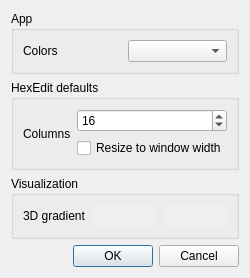
<?xml version="1.0" encoding="UTF-8"?>
<ui version="4.0">
 <class>OptionsDialog</class>
 <widget class="QDialog" name="OptionsDialog">
  <property name="geometry">
   <rect>
    <x>0</x>
    <y>0</y>
    <width>223</width>
    <height>266</height>
   </rect>
  </property>
  <property name="windowTitle">
   <string>Options</string>
  </property>
  <layout class="QVBoxLayout" name="verticalLayout">
   <item>
    <widget class="QGroupBox" name="gbApp">
     <property name="title">
      <string>App</string>
     </property>
     <layout class="QGridLayout" name="gridLayout_2">
      <item row="2" column="0">
       <layout class="QHBoxLayout" name="horizontalLayout">
        <item>
         <widget class="QLabel" name="labelHexEditColors">
          <property name="text">
           <string>Colors</string>
          </property>
         </widget>
        </item>
        <item>
         <widget class="QComboBox" name="colorsBox">
          <property name="editable">
           <bool>false</bool>
          </property>
          <property name="currentIndex">
           <number>-1</number>
          </property>
         </widget>
        </item>
       </layout>
      </item>
     </layout>
    </widget>
   </item>
   <item>
    <widget class="QGroupBox" name="gbHexEdit">
     <property name="title">
      <string>HexEdit defaults</string>
     </property>
     <layout class="QVBoxLayout" name="verticalLayout_3">
      <item>
       <layout class="QHBoxLayout" name="horizontalLayout_2">
        <item>
         <widget class="QLabel" name="hexColumnsLabel">
          <property name="text">
           <string>Columns</string>
          </property>
         </widget>
        </item>
        <item>
         <layout class="QVBoxLayout" name="verticalLayout_2">
          <item>
           <widget class="QSpinBox" name="hexColumnsSpinBox">
            <property name="minimum">
             <number>1</number>
            </property>
            <property name="maximum">
             <number>1024</number>
            </property>
            <property name="value">
             <number>16</number>
            </property>
           </widget>
          </item>
          <item>
           <widget class="QCheckBox" name="hexColumnsAutoCheckBox">
            <property name="text">
             <string>Resize to window width</string>
            </property>
           </widget>
          </item>
         </layout>
        </item>
       </layout>
      </item>
     </layout>
    </widget>
   </item>
   <item>
    <widget class="QGroupBox" name="gbVisualization">
     <property name="title">
      <string>Visualization</string>
     </property>
     <layout class="QVBoxLayout" name="verticalLayout_4">
      <item>
       <layout class="QFormLayout" name="formLayout">
        <item row="0" column="0">
         <widget class="QLabel" name="gradientLabel">
          <property name="sizePolicy">
           <sizepolicy hsizetype="Minimum" vsizetype="Preferred">
            <horstretch>0</horstretch>
            <verstretch>0</verstretch>
           </sizepolicy>
          </property>
          <property name="text">
           <string>3D gradient</string>
          </property>
         </widget>
        </item>
        <item row="0" column="1">
         <layout class="QHBoxLayout" name="horizontalLayout_3">
          <item>
           <widget class="QPushButton" name="colorBeginButton">
            <property name="sizePolicy">
             <sizepolicy hsizetype="MinimumExpanding" vsizetype="Fixed">
              <horstretch>0</horstretch>
              <verstretch>0</verstretch>
             </sizepolicy>
            </property>
            <property name="autoFillBackground">
             <bool>true</bool>
            </property>
            <property name="text">
             <string/>
            </property>
            <property name="flat">
             <bool>true</bool>
            </property>
           </widget>
          </item>
          <item>
           <widget class="QPushButton" name="colorEndButton">
            <property name="sizePolicy">
             <sizepolicy hsizetype="MinimumExpanding" vsizetype="Fixed">
              <horstretch>0</horstretch>
              <verstretch>0</verstretch>
             </sizepolicy>
            </property>
            <property name="autoFillBackground">
             <bool>true</bool>
            </property>
            <property name="text">
             <string/>
            </property>
            <property name="flat">
             <bool>true</bool>
            </property>
           </widget>
          </item>
         </layout>
        </item>
       </layout>
      </item>
     </layout>
    </widget>
   </item>
   <item>
    <widget class="QDialogButtonBox" name="buttonBox">
     <property name="orientation">
      <enum>Qt::Horizontal</enum>
     </property>
     <property name="standardButtons">
      <set>QDialogButtonBox::Cancel|QDialogButtonBox::Ok</set>
     </property>
    </widget>
   </item>
  </layout>
 </widget>
 <tabstops>
  <tabstop>buttonBox</tabstop>
 </tabstops>
 <resources/>
 <connections>
  <connection>
   <sender>buttonBox</sender>
   <signal>rejected()</signal>
   <receiver>OptionsDialog</receiver>
   <slot>reject()</slot>
   <hints>
    <hint type="sourcelabel">
     <x>290</x>
     <y>160</y>
    </hint>
    <hint type="destinationlabel">
     <x>286</x>
     <y>168</y>
    </hint>
   </hints>
  </connection>
  <connection>
   <sender>buttonBox</sender>
   <signal>accepted()</signal>
   <receiver>OptionsDialog</receiver>
   <slot>accept()</slot>
   <hints>
    <hint type="sourcelabel">
     <x>222</x>
     <y>154</y>
    </hint>
    <hint type="destinationlabel">
     <x>157</x>
     <y>168</y>
    </hint>
   </hints>
  </connection>
 </connections>
</ui>
